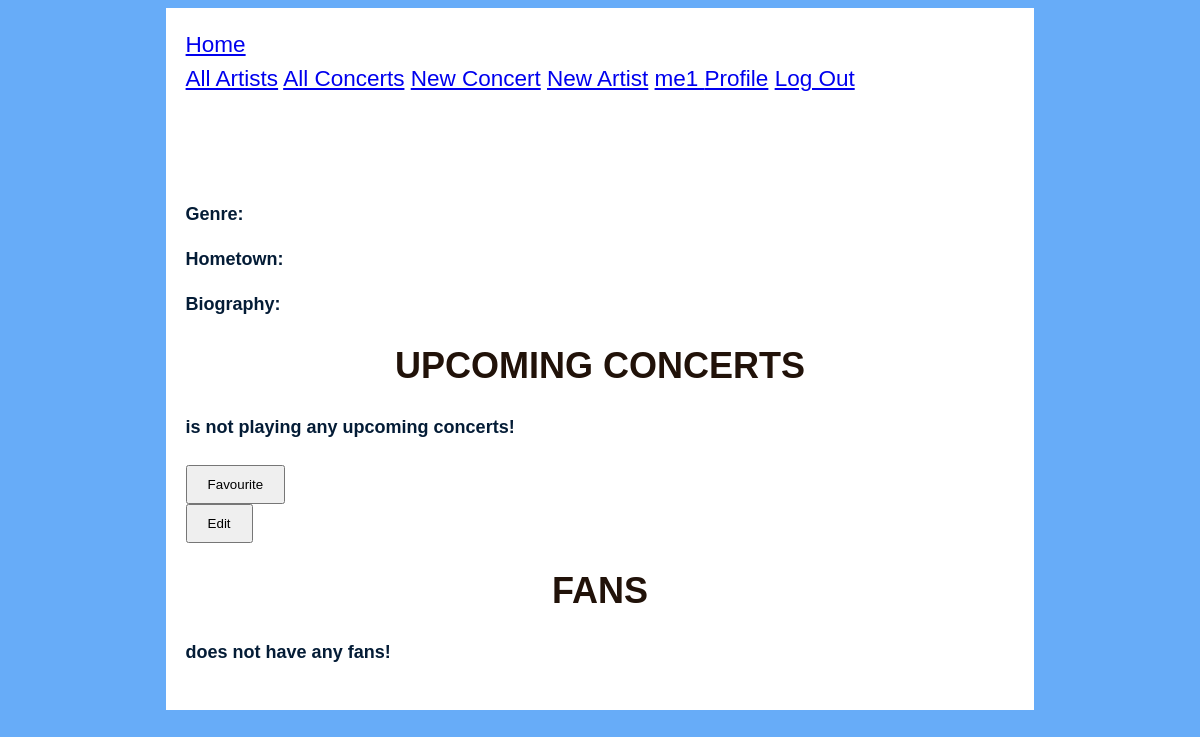
Before: /artist/3 (signed in) with the older database file.
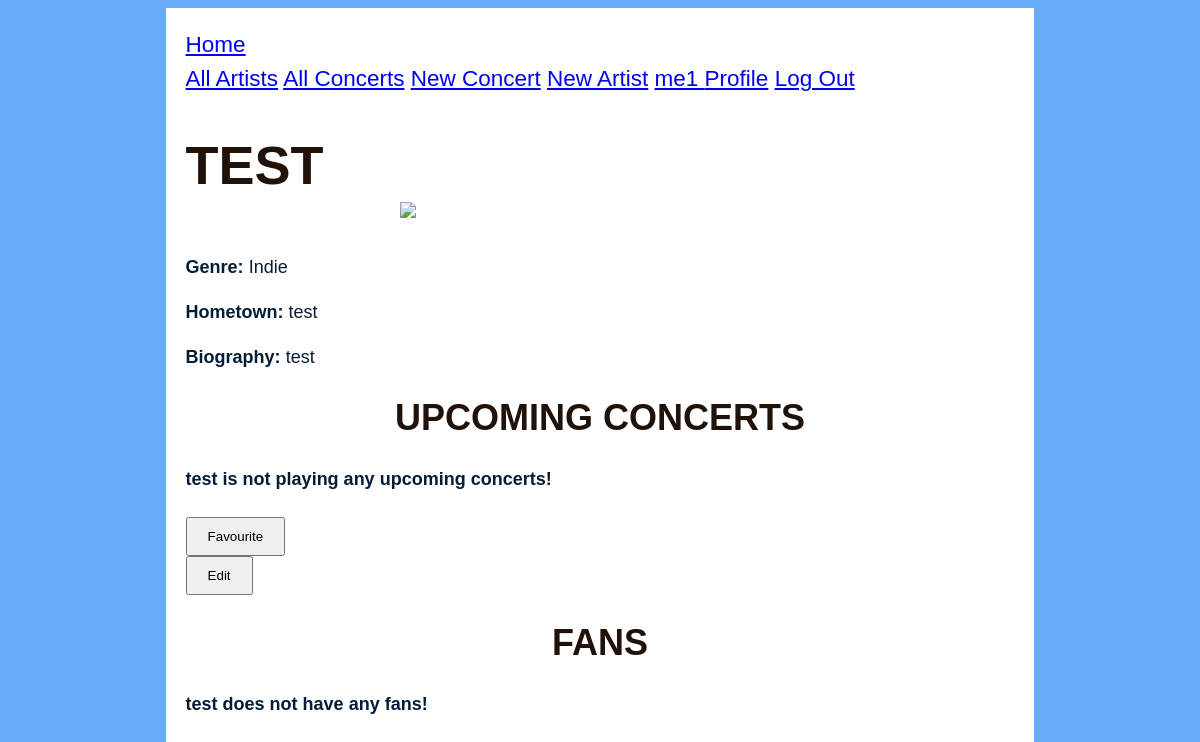
After: the same page with the newer database file.
### concert_app/models.py (models this page shows, shortened)
class Artist(db.Model):
    id = db.Column(db.Integer, primary_key=True)
    name = db.Column(db.String(80), nullable=False)
    hometown = db.Column(db.String(80), nullable=False)
    image = db.Column(URLType)
    genre = db.Column(db.String(80), nullable=False)
    biography = db.Column(db.String(250), nullable=False)
    upcoming_concerts = db.relationship('Concert', back_populates='artist_playing')
    fans = db.relationship(
        'User', secondary='user_artist', back_populates='favourites')

### concert_app/main/routes.py (the view)
@main.route('/artist/<artist_id>', methods=['GET', 'POST'])
@login_required
def artist_detail(artist_id):
    artist = Artist.query.get(artist_id)
    return render_template('artist_detail.html', artist=artist)

### concert_app/extensions.py (called while the page is built)
@login_manager.user_loader
def load_user(user_id):
    return User.query.get(user_id)

### concert_app/templates/artist_detail.html
{% extends 'base.html' %}
{% block content %}
<h1>{{ artist.name }}</h1>
<p><img src="{{ artist.image }}" width="400px"></p>
<p><strong>Genre:</strong> {{ artist.genre }}</p>
<p><strong>Hometown:</strong> {{ artist.hometown }}</p>
<p><strong>Biography:</strong> {{ artist.biography }}</p>
<h2>Upcoming Concerts</h2>
{% if artist.upcoming_concerts %}
    <ul>
        {% for concert in artist.upcoming_concerts %}
        <li><a href="/concert/{{ concert.id }}">{{ concert.name }}</a></li>
        {% endfor %}
    </ul>
    {% else %}
        <h4>{{ artist.name }} is not playing any upcoming concerts! </h4>
{% endif%}
{% if current_user.is_authenticated %}
    {% if artist not in current_user.favourites %}
    <form action="/favourite/{{ artist.id }}" method="POST">
        <input type="submit" value="Favourite">
    </form>
    {% else %}
    <form action="/unfavourite/{{ artist.id }}" method="POST">
        <input type="submit" value="Unfavourite">
    </form>
    {% endif %}
{% endif %}
<form action="/artist/{{ artist.id }}/edit" method="post">
    <input type="submit" value="Edit">
</form>
<h2>Fans</h2>
{% if artist.fans %}
<ul>
    {% for fan in artist.fans %}
    <li><a href="/profile/{{ fan.id }}">{{ fan.username }}</a></li>
    {% endfor %}
</ul>
{% else %}
<h4>{{ artist.name }} does not have any fans! </h4>
{% endif%}
{% endblock %}

Changed rows visible on the page:
added Artist: name "TEST", genre "Indie", hometown "test", biography "test", name "test"
